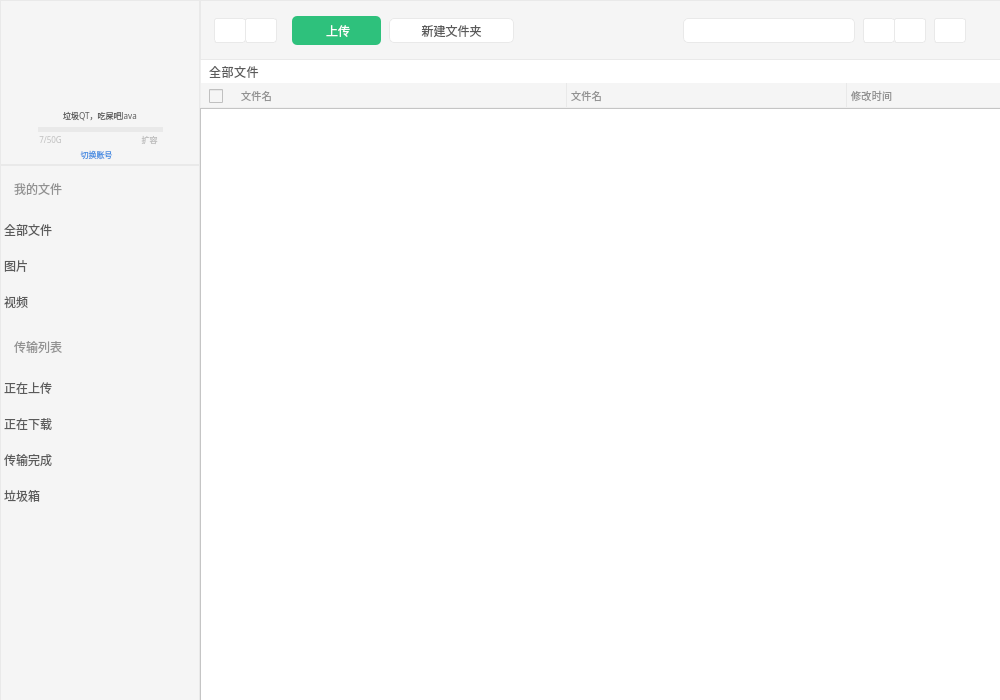
<?xml version="1.0" encoding="UTF-8"?>
<ui version="4.0">
 <class>MainWindow</class>
 <widget class="QMainWindow" name="MainWindow">
  <property name="geometry">
   <rect>
    <x>0</x>
    <y>0</y>
    <width>1000</width>
    <height>700</height>
   </rect>
  </property>
  <property name="minimumSize">
   <size>
    <width>980</width>
    <height>700</height>
   </size>
  </property>
  <property name="maximumSize">
   <size>
    <width>1000</width>
    <height>700</height>
   </size>
  </property>
  <property name="focusPolicy">
   <enum>Qt::StrongFocus</enum>
  </property>
  <property name="windowTitle">
   <string>6盘</string>
  </property>
  <widget class="QWidget" name="centralwidget">
   <widget class="QWidget" name="My" native="true">
    <property name="geometry">
     <rect>
      <x>0</x>
      <y>0</y>
      <width>200</width>
      <height>165</height>
     </rect>
    </property>
    <property name="maximumSize">
     <size>
      <width>200</width>
      <height>165</height>
     </size>
    </property>
    <property name="focusPolicy">
     <enum>Qt::NoFocus</enum>
    </property>
    <property name="styleSheet">
     <string notr="true">background: #F5F5F5;
border: 1px solid #E9E9E9;</string>
    </property>
    <widget class="QLabel" name="icon">
     <property name="geometry">
      <rect>
       <x>64</x>
       <y>29</y>
       <width>75</width>
       <height>75</height>
      </rect>
     </property>
     <property name="minimumSize">
      <size>
       <width>75</width>
       <height>75</height>
      </size>
     </property>
     <property name="maximumSize">
      <size>
       <width>75</width>
       <height>75</height>
      </size>
     </property>
     <property name="sizeIncrement">
      <size>
       <width>75</width>
       <height>75</height>
      </size>
     </property>
     <property name="baseSize">
      <size>
       <width>75</width>
       <height>75</height>
      </size>
     </property>
     <property name="mouseTracking">
      <bool>false</bool>
     </property>
     <property name="layoutDirection">
      <enum>Qt::LeftToRight</enum>
     </property>
     <property name="styleSheet">
      <string notr="true">border:1px rgb(215, 215, 215);
border-radius:75px;

</string>
     </property>
     <property name="text">
      <string/>
     </property>
     <property name="textFormat">
      <enum>Qt::AutoText</enum>
     </property>
     <property name="pixmap">
      <pixmap resource="../resource.qrc">:/image/assets/icon_60pt@3x.png</pixmap>
     </property>
     <property name="scaledContents">
      <bool>true</bool>
     </property>
     <property name="alignment">
      <set>Qt::AlignCenter</set>
     </property>
     <property name="textInteractionFlags">
      <set>Qt::LinksAccessibleByMouse</set>
     </property>
    </widget>
    <widget class="QLabel" name="name">
     <property name="geometry">
      <rect>
       <x>1</x>
       <y>108</y>
       <width>198</width>
       <height>15</height>
      </rect>
     </property>
     <property name="styleSheet">
      <string notr="true">font-family: PingFangSC-Regular;
font-size: 8px;
color: #5A5A5A;
text-align: center;
border:none;</string>
     </property>
     <property name="text">
      <string>垃圾QT，吃屎吧Java</string>
     </property>
     <property name="alignment">
      <set>Qt::AlignCenter</set>
     </property>
    </widget>
    <widget class="QProgressBar" name="progressBar">
     <property name="geometry">
      <rect>
       <x>38</x>
       <y>127</y>
       <width>125</width>
       <height>5</height>
      </rect>
     </property>
     <property name="styleSheet">
      <string notr="true">QProgressBar::chunk {
   	background: #2EC17C;
	border-radius: 100px;
}
 
QProgressBar {
   	background: #E9E9E9;
	border-radius: 100px;
}</string>
     </property>
     <property name="maximum">
      <number>100</number>
     </property>
     <property name="value">
      <number>0</number>
     </property>
     <property name="textVisible">
      <bool>false</bool>
     </property>
    </widget>
    <widget class="QLabel" name="capacity">
     <property name="geometry">
      <rect>
       <x>1</x>
       <y>134</y>
       <width>99</width>
       <height>11</height>
      </rect>
     </property>
     <property name="styleSheet">
      <string notr="true">font-family: PingFangSC-Regular;
font-size: 8px;
color: #BFBFBF;
text-align: center;
border:none;</string>
     </property>
     <property name="text">
      <string>7/50G</string>
     </property>
     <property name="alignment">
      <set>Qt::AlignCenter</set>
     </property>
    </widget>
    <widget class="QPushButton" name="dilatation">
     <property name="geometry">
      <rect>
       <x>100</x>
       <y>134</y>
       <width>99</width>
       <height>11</height>
      </rect>
     </property>
     <property name="focusPolicy">
      <enum>Qt::ClickFocus</enum>
     </property>
     <property name="styleSheet">
      <string notr="true">font-family: PingFangSC-Regular;
font-size: 8px;
color: #BFBFBF;
text-align: center;
border:none;</string>
     </property>
     <property name="text">
      <string>扩容</string>
     </property>
    </widget>
    <widget class="QPushButton" name="Loginout">
     <property name="geometry">
      <rect>
       <x>40</x>
       <y>144</y>
       <width>113</width>
       <height>20</height>
      </rect>
     </property>
     <property name="focusPolicy">
      <enum>Qt::ClickFocus</enum>
     </property>
     <property name="styleSheet">
      <string notr="true">font-family: PingFangSC-Regular;
font-size: 8px;
color: #4A90E2;
text-align: center;
border:none;</string>
     </property>
     <property name="text">
      <string>切换账号</string>
     </property>
    </widget>
   </widget>
   <widget class="QWidget" name="Left" native="true">
    <property name="geometry">
     <rect>
      <x>0</x>
      <y>165</y>
      <width>200</width>
      <height>536</height>
     </rect>
    </property>
    <property name="minimumSize">
     <size>
      <width>200</width>
      <height>0</height>
     </size>
    </property>
    <property name="maximumSize">
     <size>
      <width>200</width>
      <height>536</height>
     </size>
    </property>
    <property name="styleSheet">
     <string notr="true">background: #F5F5F5;
border: 1px solid #E9E9E9;
</string>
    </property>
    <widget class="QLabel" name="MyFliesLabel">
     <property name="geometry">
      <rect>
       <x>14</x>
       <y>15</y>
       <width>50</width>
       <height>17</height>
      </rect>
     </property>
     <property name="styleSheet">
      <string notr="true">font-family: PingFangSC-Regular;
font-size: 12px;
color: #919191;
text-align: left;
border:none;</string>
     </property>
     <property name="text">
      <string>我的文件</string>
     </property>
    </widget>
    <widget class="QListWidget" name="MyFlies">
     <property name="geometry">
      <rect>
       <x>1</x>
       <y>47</y>
       <width>198</width>
       <height>110</height>
      </rect>
     </property>
     <property name="focusPolicy">
      <enum>Qt::NoFocus</enum>
     </property>
     <property name="styleSheet">
      <string notr="true">QListWidget::item
{
	height:36px; 
	font-family: PingFangSC-Medium;
	font-size: 12px;
	color: #5A5A5A;
	text-align: left;
}
QListWidget::item:selected
{
	background: #E9E9E9;
	font-family: PingFangSC-Medium;
	font-size: 12px;
	color: #5A5A5A;
	text-align: left;
}
QListWidget
{
	border:none;
}
</string>
     </property>
     <property name="tabKeyNavigation">
      <bool>false</bool>
     </property>
     <item>
      <property name="text">
       <string>全部文件</string>
      </property>
      <property name="icon">
       <iconset resource="../resource.qrc">
        <normaloff>:/image/assets/mkdir.png</normaloff>:/image/assets/mkdir.png</iconset>
      </property>
     </item>
     <item>
      <property name="text">
       <string>图片</string>
      </property>
      <property name="icon">
       <iconset resource="../resource.qrc">
        <normaloff>:/image/assets/image.png</normaloff>:/image/assets/image.png</iconset>
      </property>
     </item>
     <item>
      <property name="text">
       <string>视频</string>
      </property>
      <property name="icon">
       <iconset resource="../resource.qrc">
        <normaloff>:/image/assets/play.png</normaloff>:/image/assets/play.png</iconset>
      </property>
     </item>
    </widget>
    <widget class="QLabel" name="SendLabel">
     <property name="geometry">
      <rect>
       <x>14</x>
       <y>173</y>
       <width>50</width>
       <height>17</height>
      </rect>
     </property>
     <property name="styleSheet">
      <string notr="true">font-family: PingFangSC-Regular;
font-size: 12px;
color: #919191;
text-align: left;
border:none;</string>
     </property>
     <property name="text">
      <string>传输列表</string>
     </property>
    </widget>
    <widget class="QListWidget" name="send">
     <property name="geometry">
      <rect>
       <x>1</x>
       <y>205</y>
       <width>198</width>
       <height>192</height>
      </rect>
     </property>
     <property name="focusPolicy">
      <enum>Qt::NoFocus</enum>
     </property>
     <property name="styleSheet">
      <string notr="true">QListWidget::item
{
	height:36px; 
	font-family: PingFangSC-Medium;
	font-size: 12px;
	color: #5A5A5A;
	text-align: left;
}
QListWidget::item:selected
{
	background: #E9E9E9;
	font-family: PingFangSC-Medium;
	font-size: 12px;
	color: #5A5A5A;
	text-align: left;
}
QListWidget
{
	border:none;
}


</string>
     </property>
     <item>
      <property name="text">
       <string>正在上传</string>
      </property>
      <property name="icon">
       <iconset resource="../resource.qrc">
        <normaloff>:/image/assets/upload.png</normaloff>:/image/assets/upload.png</iconset>
      </property>
     </item>
     <item>
      <property name="text">
       <string>正在下载</string>
      </property>
      <property name="icon">
       <iconset resource="../resource.qrc">
        <normaloff>:/image/assets/download.png</normaloff>:/image/assets/download.png</iconset>
      </property>
     </item>
     <item>
      <property name="text">
       <string>传输完成</string>
      </property>
      <property name="icon">
       <iconset resource="../resource.qrc">
        <normaloff>:/image/assets/done.png</normaloff>:/image/assets/done.png</iconset>
      </property>
     </item>
     <item>
      <property name="text">
       <string>垃圾箱</string>
      </property>
      <property name="icon">
       <iconset resource="../resource.qrc">
        <normaloff>:/image/assets/dustbin.png</normaloff>:/image/assets/dustbin.png</iconset>
      </property>
     </item>
    </widget>
   </widget>
   <widget class="QWidget" name="Top" native="true">
    <property name="geometry">
     <rect>
      <x>200</x>
      <y>0</y>
      <width>802</width>
      <height>60</height>
     </rect>
    </property>
    <property name="maximumSize">
     <size>
      <width>802</width>
      <height>60</height>
     </size>
    </property>
    <property name="focusPolicy">
     <enum>Qt::NoFocus</enum>
    </property>
    <property name="styleSheet">
     <string notr="true">background: #F5F5F5;
border: 1px solid #E9E9E9;</string>
    </property>
    <widget class="QPushButton" name="pull">
     <property name="geometry">
      <rect>
       <x>14</x>
       <y>18</y>
       <width>32</width>
       <height>25</height>
      </rect>
     </property>
     <property name="focusPolicy">
      <enum>Qt::ClickFocus</enum>
     </property>
     <property name="layoutDirection">
      <enum>Qt::LeftToRight</enum>
     </property>
     <property name="styleSheet">
      <string notr="true">QPushButton{
	background: #FFFFFF;
	border: 1px solid #E9E9E9;
	border-radius:3px;
}
QPushButton:pressed{
	background:rgb(225, 225, 225);
	border:none;
	color:rgb(255, 255, 255);
	border:1px rgb(255, 255, 255);
	border-radius:3px;
}</string>
     </property>
     <property name="icon">
      <iconset resource="../resource.qrc">
       <normaloff>:/image/assets/left.png</normaloff>:/image/assets/left.png</iconset>
     </property>
     <property name="iconSize">
      <size>
       <width>7</width>
       <height>12</height>
      </size>
     </property>
    </widget>
    <widget class="QPushButton" name="push">
     <property name="geometry">
      <rect>
       <x>45</x>
       <y>18</y>
       <width>32</width>
       <height>25</height>
      </rect>
     </property>
     <property name="focusPolicy">
      <enum>Qt::ClickFocus</enum>
     </property>
     <property name="styleSheet">
      <string notr="true">QPushButton{
	background: #FFFFFF;
	border: 1px solid #E9E9E9;
	border-radius:3px;
}
QPushButton:pressed{
	background:rgb(225, 225, 225);
	border:none;
	color:rgb(255, 255, 255);
	border:1px rgb(255, 255, 255);
	border-radius:3px;
}</string>
     </property>
     <property name="text">
      <string/>
     </property>
     <property name="icon">
      <iconset resource="../resource.qrc">
       <normaloff>:/image/assets/right.png</normaloff>:/image/assets/right.png</iconset>
     </property>
     <property name="iconSize">
      <size>
       <width>7</width>
       <height>12</height>
      </size>
     </property>
    </widget>
    <widget class="QPushButton" name="upload">
     <property name="geometry">
      <rect>
       <x>92</x>
       <y>16</y>
       <width>89</width>
       <height>29</height>
      </rect>
     </property>
     <property name="focusPolicy">
      <enum>Qt::TabFocus</enum>
     </property>
     <property name="styleSheet">
      <string notr="true">QPushButton{
	background:#2EC17C;
	border:none;
	border-radius:5px;
	color:rgb(255,255,255);
}
QPushButton:pressed{
	background:rgb(225, 225, 225);
	border:none;
	color:rgb(255, 255, 255);
	border:1px rgb(255, 255, 255);
	border-radius:5px;
}</string>
     </property>
     <property name="text">
      <string> 上传</string>
     </property>
     <property name="icon">
      <iconset resource="../resource.qrc">
       <normaloff>:/image/assets/uploadwhite.png</normaloff>:/image/assets/uploadwhite.png</iconset>
     </property>
     <property name="iconSize">
      <size>
       <width>10</width>
       <height>10</height>
      </size>
     </property>
    </widget>
    <widget class="QPushButton" name="mkdir">
     <property name="geometry">
      <rect>
       <x>189</x>
       <y>18</y>
       <width>125</width>
       <height>25</height>
      </rect>
     </property>
     <property name="focusPolicy">
      <enum>Qt::ClickFocus</enum>
     </property>
     <property name="styleSheet">
      <string notr="true">QPushButton{
	font-family: PingFangSC-Regular;
	font-size: 12px;
	color: #5A5A5A;
	text-align: center;
	background: #FFFFFF;
	border: 1px solid #E9E9E9;
	border-radius: 5px;
}
QPushButton:pressed{
	background:rgb(225, 225, 225);
	border:none;
	color:rgb(255, 255, 255);
	border:1px rgb(255, 255, 255);
	border-radius:5px;
	text-align: center;
}</string>
     </property>
     <property name="text">
      <string>新建文件夹</string>
     </property>
     <property name="icon">
      <iconset resource="../resource.qrc">
       <normaloff>:/image/assets/mkdir.png</normaloff>:/image/assets/mkdir.png</iconset>
     </property>
     <property name="iconSize">
      <size>
       <width>16</width>
       <height>12</height>
      </size>
     </property>
    </widget>
    <widget class="QLineEdit" name="seach">
     <property name="geometry">
      <rect>
       <x>483</x>
       <y>18</y>
       <width>172</width>
       <height>25</height>
      </rect>
     </property>
     <property name="focusPolicy">
      <enum>Qt::ClickFocus</enum>
     </property>
     <property name="styleSheet">
      <string notr="true">QLineEdit{
	background: #FFFFFF;
	border: 1px solid #E9E9E9;
	border-radius: 5px;
}
QLineEdit:focus {
	border-width:2px;
}</string>
     </property>
    </widget>
    <widget class="QPushButton" name="listV">
     <property name="geometry">
      <rect>
       <x>663</x>
       <y>18</y>
       <width>32</width>
       <height>25</height>
      </rect>
     </property>
     <property name="focusPolicy">
      <enum>Qt::ClickFocus</enum>
     </property>
     <property name="layoutDirection">
      <enum>Qt::LeftToRight</enum>
     </property>
     <property name="styleSheet">
      <string notr="true">QPushButton{
	background: #FFFFFF;
	border: 1px solid #E9E9E9;
	border-radius:3px;
}
QPushButton:pressed{
	background:rgb(225, 225, 225);
	border:none;
	color:rgb(255, 255, 255);
	border:1px rgb(255, 255, 255);
	border-radius:3px;
}</string>
     </property>
     <property name="icon">
      <iconset resource="../resource.qrc">
       <normaloff>:/image/assets/listV.png</normaloff>:/image/assets/listV.png</iconset>
     </property>
     <property name="iconSize">
      <size>
       <width>12</width>
       <height>12</height>
      </size>
     </property>
    </widget>
    <widget class="QPushButton" name="listH">
     <property name="geometry">
      <rect>
       <x>694</x>
       <y>18</y>
       <width>32</width>
       <height>25</height>
      </rect>
     </property>
     <property name="focusPolicy">
      <enum>Qt::ClickFocus</enum>
     </property>
     <property name="layoutDirection">
      <enum>Qt::LeftToRight</enum>
     </property>
     <property name="styleSheet">
      <string notr="true">QPushButton{
	background: #FFFFFF;
	border: 1px solid #E9E9E9;
	border-radius:3px;
}
QPushButton:pressed{
	background:rgb(225, 225, 225);
	border:none;
	color:rgb(255, 255, 255);
	border:1px rgb(255, 255, 255);
	border-radius:3px;
}</string>
     </property>
     <property name="icon">
      <iconset resource="../resource.qrc">
       <normaloff>:/image/assets/listblack.png</normaloff>:/image/assets/listblack.png</iconset>
     </property>
     <property name="iconSize">
      <size>
       <width>14</width>
       <height>12</height>
      </size>
     </property>
    </widget>
    <widget class="QPushButton" name="update">
     <property name="geometry">
      <rect>
       <x>734</x>
       <y>18</y>
       <width>32</width>
       <height>25</height>
      </rect>
     </property>
     <property name="focusPolicy">
      <enum>Qt::ClickFocus</enum>
     </property>
     <property name="layoutDirection">
      <enum>Qt::LeftToRight</enum>
     </property>
     <property name="styleSheet">
      <string notr="true">QPushButton{
	background: #FFFFFF;
	border: 1px solid #E9E9E9;
	border-radius:3px;
}
QPushButton:pressed{
	background:rgb(225, 225, 225);
	border:none;
	color:rgb(255, 255, 255);
	border:1px rgb(255, 255, 255);
	border-radius:3px;
}</string>
     </property>
     <property name="icon">
      <iconset resource="../resource.qrc">
       <normaloff>:/image/assets/load.png</normaloff>:/image/assets/load.png</iconset>
     </property>
     <property name="iconSize">
      <size>
       <width>14</width>
       <height>14</height>
      </size>
     </property>
    </widget>
   </widget>
   <widget class="QWidget" name="Title" native="true">
    <property name="geometry">
     <rect>
      <x>201</x>
      <y>60</y>
      <width>802</width>
      <height>24</height>
     </rect>
    </property>
    <property name="maximumSize">
     <size>
      <width>802</width>
      <height>24</height>
     </size>
    </property>
    <property name="focusPolicy">
     <enum>Qt::NoFocus</enum>
    </property>
    <property name="styleSheet">
     <string notr="true">background: #FFFFFF;</string>
    </property>
    <widget class="QPushButton" name="FilesListButton">
     <property name="geometry">
      <rect>
       <x>8</x>
       <y>3</y>
       <width>50</width>
       <height>17</height>
      </rect>
     </property>
     <property name="styleSheet">
      <string notr="true">font-family: PingFangSC-Regular;
font-size: 12px;
color: #5A5A5A;
letter-spacing: 0.5px;
text-align: left;
border:none;</string>
     </property>
     <property name="text">
      <string>全部文件</string>
     </property>
    </widget>
   </widget>
   <widget class="QListWidget" name="listWidget">
    <property name="geometry">
     <rect>
      <x>200</x>
      <y>108</y>
      <width>802</width>
      <height>593</height>
     </rect>
    </property>
    <property name="minimumSize">
     <size>
      <width>0</width>
      <height>0</height>
     </size>
    </property>
    <property name="maximumSize">
     <size>
      <width>802</width>
      <height>620</height>
     </size>
    </property>
    <property name="focusPolicy">
     <enum>Qt::NoFocus</enum>
    </property>
    <property name="styleSheet">
     <string notr="true">QListView{
    background: #FFFFFF;
    alternate-background-color:#F5F5F5;
}
QListWidget::Item:hover{
	background:#F7F7F7;
 }
QListWidget::item:selected{
	background:#2EC17C; 
	color:red;
}</string>
    </property>
    <property name="autoScroll">
     <bool>true</bool>
    </property>
    <property name="alternatingRowColors">
     <bool>true</bool>
    </property>
   </widget>
   <widget class="QWidget" name="Title_2" native="true">
    <property name="geometry">
     <rect>
      <x>201</x>
      <y>83</y>
      <width>802</width>
      <height>24</height>
     </rect>
    </property>
    <property name="maximumSize">
     <size>
      <width>802</width>
      <height>24</height>
     </size>
    </property>
    <property name="focusPolicy">
     <enum>Qt::NoFocus</enum>
    </property>
    <property name="styleSheet">
     <string notr="true">background: #F5F5F5;</string>
    </property>
    <widget class="QPushButton" name="pushButton_2">
     <property name="geometry">
      <rect>
       <x>40</x>
       <y>5</y>
       <width>319</width>
       <height>14</height>
      </rect>
     </property>
     <property name="styleSheet">
      <string notr="true">font-family: PingFangSC-Regular;
font-size: 10px;
color: #919191;
letter-spacing: 0.42px;
text-align: left;
border:none;</string>
     </property>
     <property name="text">
      <string>文件名</string>
     </property>
    </widget>
    <widget class="QCheckBox" name="checkBox">
     <property name="geometry">
      <rect>
       <x>8</x>
       <y>5</y>
       <width>16</width>
       <height>16</height>
      </rect>
     </property>
     <property name="text">
      <string/>
     </property>
    </widget>
    <widget class="QLabel" name="label">
     <property name="geometry">
      <rect>
       <x>365</x>
       <y>0</y>
       <width>1</width>
       <height>24</height>
      </rect>
     </property>
     <property name="styleSheet">
      <string notr="true">background: #E9E9E9;</string>
     </property>
     <property name="text">
      <string/>
     </property>
    </widget>
    <widget class="QPushButton" name="pushButton_3">
     <property name="geometry">
      <rect>
       <x>370</x>
       <y>0</y>
       <width>274</width>
       <height>24</height>
      </rect>
     </property>
     <property name="styleSheet">
      <string notr="true">font-family: PingFangSC-Regular;
font-size: 10px;
color: #919191;
letter-spacing: 0.42px;
text-align: left;
border:none;</string>
     </property>
     <property name="text">
      <string>文件名</string>
     </property>
    </widget>
    <widget class="QLabel" name="label_2">
     <property name="geometry">
      <rect>
       <x>645</x>
       <y>0</y>
       <width>1</width>
       <height>24</height>
      </rect>
     </property>
     <property name="styleSheet">
      <string notr="true">background: #E9E9E9;</string>
     </property>
     <property name="text">
      <string/>
     </property>
    </widget>
    <widget class="QPushButton" name="pushButton_4">
     <property name="geometry">
      <rect>
       <x>650</x>
       <y>0</y>
       <width>255</width>
       <height>24</height>
      </rect>
     </property>
     <property name="styleSheet">
      <string notr="true">font-family: PingFangSC-Regular;
font-size: 10px;
color: #919191;
letter-spacing: 0.42px;
text-align: left;
border:none;</string>
     </property>
     <property name="text">
      <string>修改时间</string>
     </property>
    </widget>
   </widget>
  </widget>
 </widget>
 <resources>
  <include location="../resource.qrc"/>
 </resources>
 <connections/>
</ui>
